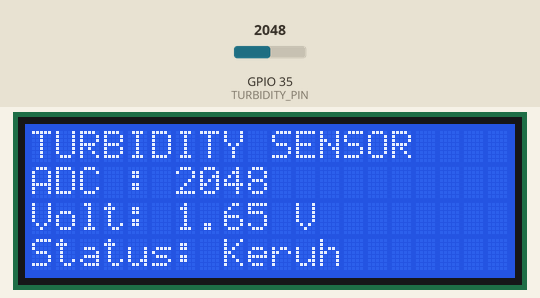
Recording of a sketch running on a simulated ESP32. Shown: 20×4 character LCD. The test bench sets the inputs (shaded band); at power-on: GPIO 35 (TURBIDITY_PIN) = 2048. What the sketch prints to the serial monitor is not drawn.

Above: at 2.7 s.
2.8 s: GPIO 35 (TURBIDITY_PIN) set to 1537
At 4.6 s:
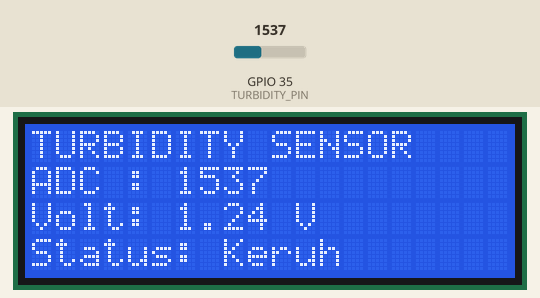
5.2 s: GPIO 35 (TURBIDITY_PIN) set to 1450
At 7.0 s:
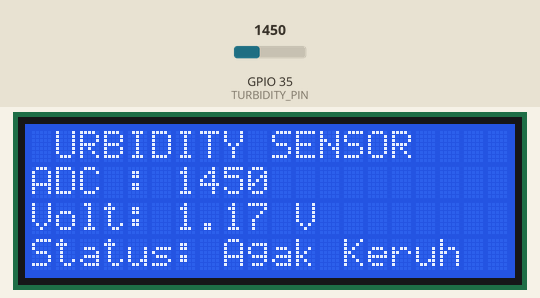
7.3 s: GPIO 35 (TURBIDITY_PIN) set to 554
At 8.8 s:
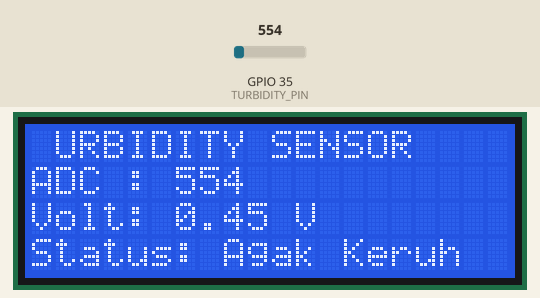
9.5 s: GPIO 35 (TURBIDITY_PIN) set to 452
At 11.3 s:
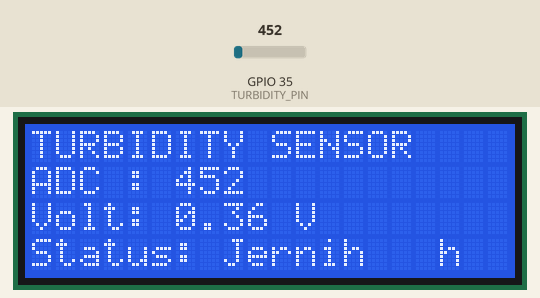
11.6 s: GPIO 35 (TURBIDITY_PIN) set to 1540
At 12.6 s:
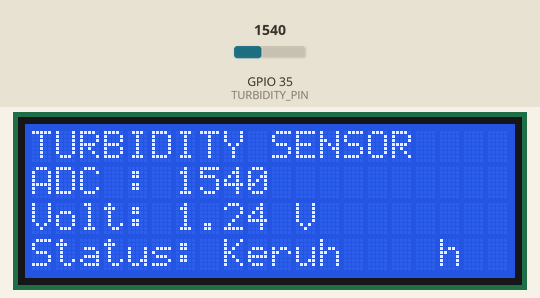
Timing chart, 0 to 14.6 s (numbered marks = the images above; inputs shaded):
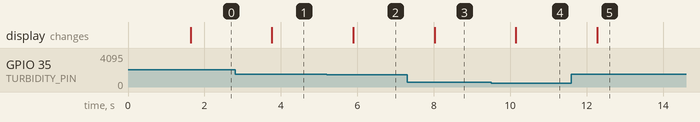

The sketch:

code_turbidity.ino
```cpp
#include <Wire.h>
#include <LiquidCrystal_I2C.h>

// ================= LCD =================
#define SDA_LCD 21
#define SCL_LCD 22
LiquidCrystal_I2C lcd(0x27, 20, 4);

// ================= TURBIDITY =================
#define TURBIDITY_PIN 35   // ADC1 (AMAN WiFi)

void setup() {
  Serial.begin(115200);

  // ADC ESP32 full range 0–3.3V
  analogSetPinAttenuation(TURBIDITY_PIN, ADC_11db);

  // LCD INIT
  Wire.begin(SDA_LCD, SCL_LCD);
  lcd.init();
  lcd.backlight();
  lcd.clear();

  lcd.setCursor(0, 0);
  lcd.print("TURBIDITY SENSOR");
  delay(1500);
}

void loop() {
  int adc = analogRead(TURBIDITY_PIN);
  float voltage = adc * (3.3 / 4095.0);

  // ===== STATUS AIR =====
  String status;
  if (adc < 500) {
    status = "Jernih";
  } else if (adc < 1500) {
    status = "Agak Keruh";
  } else {
    status = "Keruh";
  }

  // ===== SERIAL =====
  Serial.print("ADC: ");
  Serial.print(adc);
  Serial.print(" | V: ");
  Serial.print(voltage, 3);
  Serial.print(" | ");
  Serial.println(status);

  // ===== LCD =====
  lcd.setCursor(0, 0);
  lcd.print("TURBIDITY SENSOR  ");

  lcd.setCursor(0, 1);
  lcd.print("ADC : ");
  lcd.print(adc);
  lcd.print("     ");

  lcd.setCursor(0, 2);
  lcd.print("Volt: ");
  lcd.print(voltage, 2);
  lcd.print(" V   ");

  lcd.setCursor(0, 3);
  lcd.print("Status: ");
  lcd.print(status);
  lcd.print("   ");

  delay(1000);
}
```

Measured:
- the behaviour switches between 1500 and 1499 on GPIO 35 (TURBIDITY_PIN) (found by bisection; images 1 and 2)
- the behaviour switches between 500 and 499 on GPIO 35 (TURBIDITY_PIN) (found by bisection; images 3 and 4)
- after the input at 2.8 s, the display: changes after 0.97 s (image 1)
- after the input at 5.2 s, the display: changes after 0.69 s (image 2)
- after the input at 7.3 s, the display: changes after 0.73 s (image 3)
- after the input at 9.5 s, the display: changes after 0.65 s (image 4)
- after the input at 11.6 s, the display: changes after 0.67 s (image 5)
